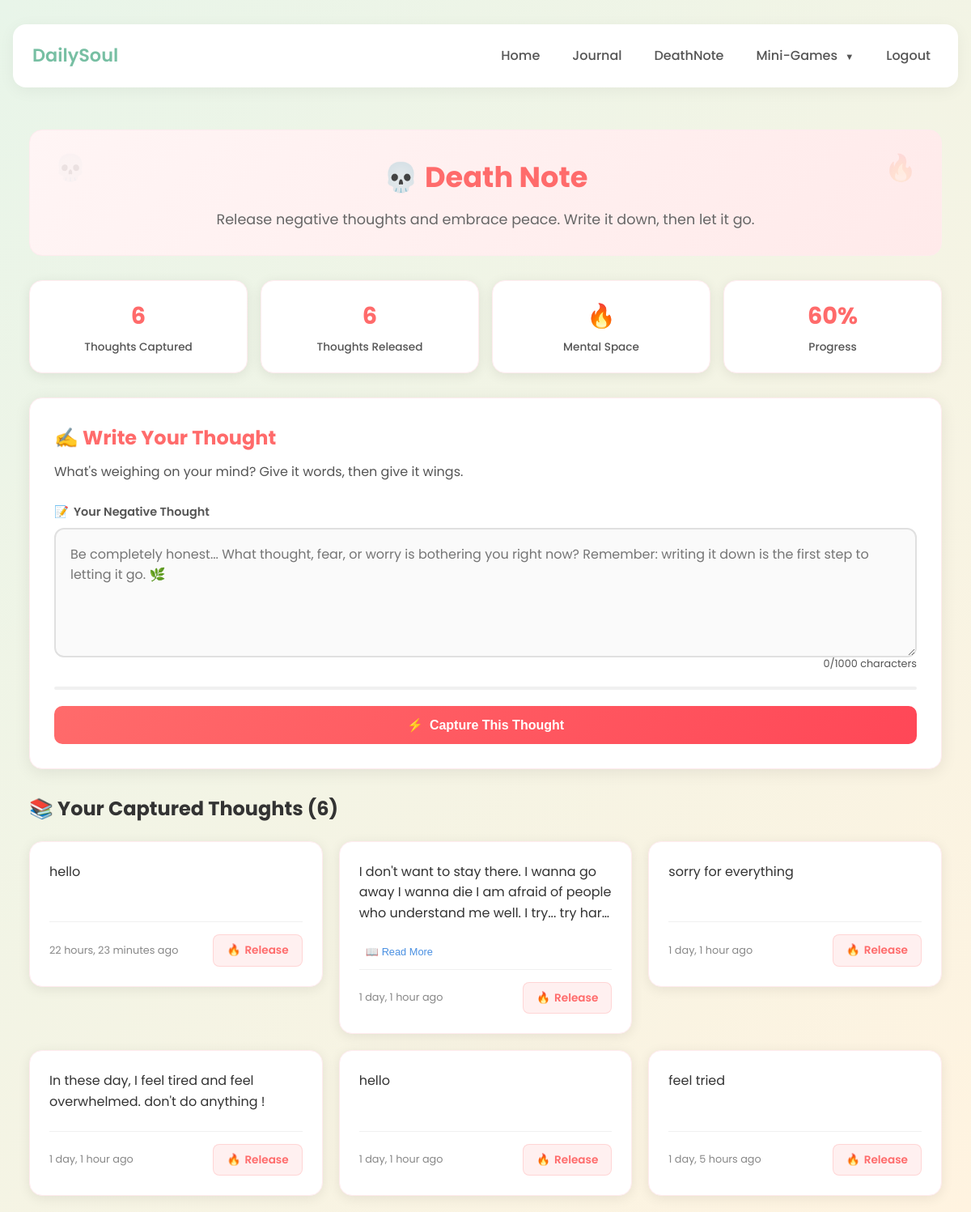
Screenshot of /deathnote/ (signed in) with the database file from the repository.
### DailySoul/models.py (models this page shows, shortened)
class DeathNoteEntry(models.Model):
    user = models.ForeignKey(User, on_delete=models.CASCADE)
    content = models.TextField()
    mood = models.CharField(max_length=100, blank=True, null=True)
    created_at = models.DateTimeField(auto_now_add=True)

### DailySoul/views.py (the view, shortened to what this page needs)
# urls.py: path('deathnote/', views.deathnote, name='death_note'),
@login_required
def deathnote(request):
    delete_id = request.GET.get('delete')
    notes = DeathNoteEntry.objects.filter(user=request.user).order_by('-created_at')
    context = {
        'notes': notes
    }
    return render(request, 'death_note.html', context)

### DailySoul/templates/death_note.html (shortened to what this page needs)
{% extends 'base.html' %}
{% load static %}
{% block content %}
<div class="deathnote-container">
  <div class="deathnote-header">
    <h1>💀 Death Note</h1>
    <p>Release negative thoughts and embrace peace. Write it down, then let it go.</p>
  </div>
  <div class="stats-container">
    <div class="stat-card">
      <span class="stat-number">{{ notes|length }}</span>
      <div class="stat-label">Thoughts Captured</div>
    </div>
    <div class="stat-card">
      <span class="stat-number">{{ notes|length|add:"0" }}</span>
      <div class="stat-label">Thoughts Released</div>
    </div>
    <div class="stat-card">
      <span class="stat-number">{% if notes %}🔥{% else %}✨{% endif %}</span>
      <div class="stat-label">Mental Space</div>
    </div>
    <div class="stat-card">
      <span class="stat-number">{% widthratio notes|length 10 100 %}%</span>
      <div class="stat-label">Progress</div>
    </div>
  </div>
  <div class="deathnote-card">
    <h2 style="color: #ff6b6b; margin-bottom: 10px;">✍️ Write Your Thought</h2>
    <p style="color: var(--muted); margin: 0;">What's weighing on your mind? Give it words, then give it wings.</p>
    <form method="POST" class="write-form">
      <div class="form-group">
        <label for="content">
          <span>📝</span>
          Your Negative Thought
        </label>
        <textarea
          name="content"
          id="content"
          placeholder="Be completely honest... What thought, fear, or worry is bothering you right now? Remember: writing it down is the first step to letting it go. 🌿"
          required
          maxlength="1000"
        ></textarea>
        <div class="char-counter">
          <span id="char-count">0</span>/1000 characters
        </div>
        <div class="progress-bar">
        </div>
      </div>
      <button type="submit" class="btn">
        <span>⚡</span>
        Capture This Thought
      </button>
    </form>
  </div>
  {% if notes %}
  <h2 style="color: #333; margin-bottom: 20px; font-size: 1.5rem;">
    <span>📚</span>
    Your Captured Thoughts ({{ notes|length }})
  </h2>
  <div class="notes-list">
    {% for note in notes %}
    <div class="note" id="note-{{ note.id }}">
      <div class="note-content">{{ note.content }}</div>
      {% if note.content|length > 150 %}
      <button class="expand-btn" onclick="toggleExpand('{{ note.id }}')">
        <span>📖</span>
        <span class="expand-text">Read More</span>
      </button>
      {% endif %}
      <div class="note-meta">
        <div style="display: flex; align-items: center; flex-wrap: wrap; gap: 8px;">
          <span style="font-size: 0.8rem; color: #888;">
            {{ note.created_at|timesince }} ago
          </span>
        </div>
        <a href="?delete={{ note.id }}" class="delete-btn" onclick="return confirmDelete('{{ note.id }}')">
          <span>🔥</span> Release
        </a>
      </div>
    </div>
    {% endfor %}
  </div>
  {% else %}
  <div class="no-note">
    <div class="icon">✨</div>
    <p>Your mind is clear and peaceful</p>
    <p class="subtext">No negative thoughts captured - enjoy this moment of mental clarity</p>
  </div>
  {% endif %}
</div>
{% endblock %}

### DailySoul/templates/base.html (style rules this page uses)
:root { --bg1: #e8f5e9; --bg2: #fff3e0; --accent: #77bfa3; --accent-dark: #5fa88d; --accent-light: #e8f5e9; --muted: #555; --muted-light: #777; --card-bg: #ffffff; --radius: 16px; --radius-lg: 20px; --tarot-width: 280px; --tarot-height: 480px; --max-container-width: 1400px; }
* { box-sizing: border-box; margin: 0; padding: 0; }
html, body { height: 100%; font-family: 'Poppins', sans-serif; scroll-behavior: smooth; }
body { background: linear-gradient(135deg, var(--bg1), var(--bg2)); display: flex; flex-direction: column; align-items: center; justify-content: flex-start; padding: 30px 16px 40px; color: #222; line-height: 1.6; overflow-x: hidden; }
html { scroll-behavior: smooth; }

### rows the page displays
DeathNoteEntry: content "hello", created_at "22 hours, 23 minutes"
DeathNoteEntry: content "I don't want to stay there. I wanna go away I wanna die I am afraid of people who understand me well. I try... try…", created_at "1 day, 1 hour"
DeathNoteEntry: content "sorry for everything", created_at "1 day, 1 hour"
DeathNoteEntry: content "In these day, I feel tired and feel overwhelmed. don't do anything !", created_at "1 day, 1 hour"
DeathNoteEntry: content "hello", created_at "1 day, 1 hour"
DeathNoteEntry: content "feel tried", created_at "1 day, 5 hours"

### other values shown
{{ notes|length }} "6"
{{ notes|length|add:"0" }} "6"
